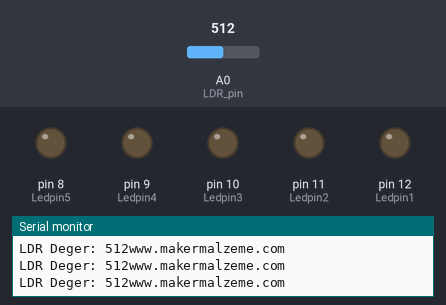
A sketch run on a simulated Arduino Uno, built with avr-gcc and run on an emulated ATmega328P. Parts: output pins drawn as LEDs (lit = HIGH), the last lines printed to the serial monitor. The test bench sets the inputs (shaded band); at power-on: A0 (LDR_pin) = 512.

Above: at 1.3 s.
1.4 s: A0 (LDR_pin) set to 977
2.9 s: A0 (LDR_pin) set to 990
At 4.1 s:
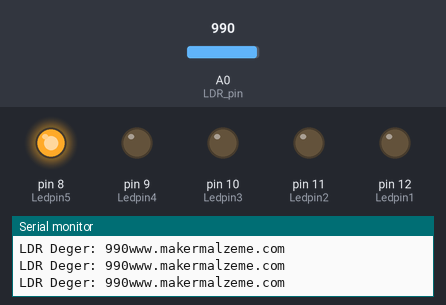
4.5 s: A0 (LDR_pin) set to 1013
At 5.2 s:
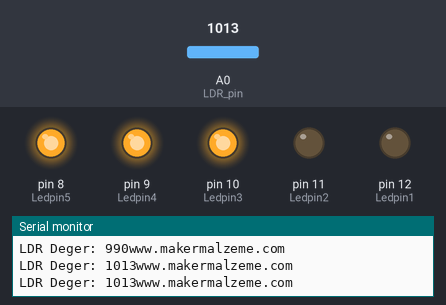
6.0 s: A0 (LDR_pin) set to 1018
At 6.4 s:
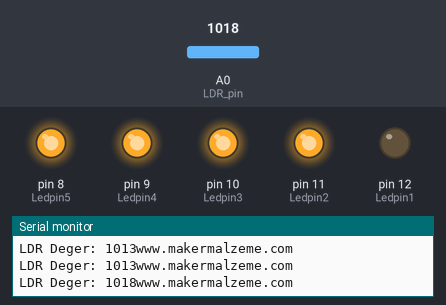
7.5 s: A0 (LDR_pin) set to 1023
At 8.7 s:
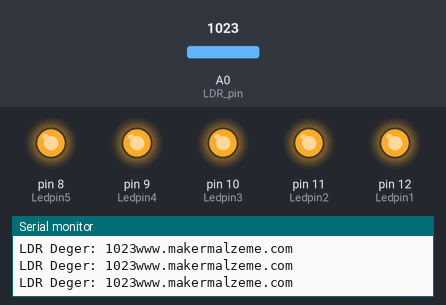
9.0 s: A0 (LDR_pin) set to 1000
At 10.1 s:
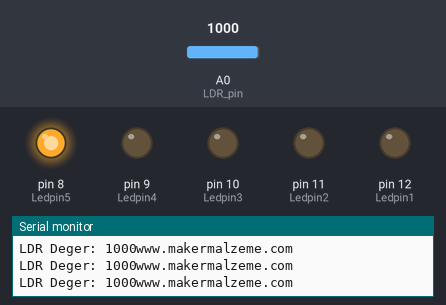
Timing chart, 0 to 11.5 s (numbered marks = the images above; inputs shaded):
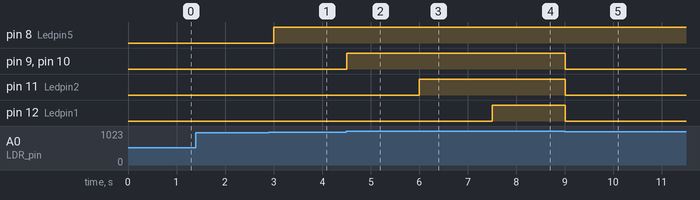

Measured:
- the behaviour switches between 989 and 990 on A0 (LDR_pin) (found by bisection; images 0 and 1)
- the behaviour switches between 1017 and 1018 on A0 (LDR_pin) (found by bisection; images 2 and 3)
- after the input at 2.9 s, pin 8 (Ledpin5): LOW → HIGH after 0.10 s
- after the input at 4.5 s, pin 9 (Ledpin4), pin 10 (Ledpin3): LOW → HIGH at once
- after the input at 6.0 s, pin 11 (Ledpin2): LOW → HIGH at once
- after the input at 7.5 s, pin 12 (Ledpin1): LOW → HIGH at once
- after the input at 9.0 s, pin 9 (Ledpin4), pin 10 (Ledpin3), pin 11 (Ledpin2), pin 12 (Ledpin1): HIGH → LOW at once

The sketch:

ldr_ile_led_yakma.ino
```cpp
int LDR_deger = 0;

//Tanımlanan LED pinleri
int Ledpin1 = 12;
int Ledpin2 = 11;
int Ledpin3 = 10;
int Ledpin4 = 9;
int Ledpin5 = 8;

//Okunun değişken LDR_pin olarak tanımlandı
int LDR_pin = 0;

void setup()

{
Serial.begin(9600);
//giriş çıkışlar belirlendi
pinMode(Ledpin1, OUTPUT);
pinMode(Ledpin2, OUTPUT);
pinMode(Ledpin3, OUTPUT);
pinMode(Ledpin4, OUTPUT);
pinMode(Ledpin5, OUTPUT);

}

void loop()
{
//Okunan deger LDR_deger ye atılıyor
LDR_deger = analogRead(LDR_pin);

//parametre aralıklarımız belirleniyor 0 ile 1023 arasında yani 10 bit kullanıyoruz
if(LDR_deger >= 1020)
{
digitalWrite(Ledpin1, HIGH);
digitalWrite(Ledpin2, HIGH);
digitalWrite(Ledpin3, HIGH);
digitalWrite(Ledpin4, HIGH);
digitalWrite(Ledpin5, HIGH);
}
else if((LDR_deger >= 1018) && (LDR_deger < 1023))
{
digitalWrite(Ledpin1, LOW);
digitalWrite(Ledpin2, HIGH);
digitalWrite(Ledpin3, HIGH);
digitalWrite(Ledpin4, HIGH);
digitalWrite(Ledpin5, HIGH);
}
else if((LDR_deger >= 1010) && (LDR_deger < 1018))
{
digitalWrite(Ledpin1, LOW);
digitalWrite(Ledpin2, LOW);
digitalWrite(Ledpin3, HIGH);
digitalWrite(Ledpin4, HIGH);
digitalWrite(Ledpin5, HIGH);
}
else if((LDR_deger >= 1003) && (LDR_deger < 1010))
{
digitalWrite(Ledpin1, LOW);
digitalWrite(Ledpin2, LOW);
digitalWrite(Ledpin3, LOW);
digitalWrite(Ledpin4, HIGH);
digitalWrite(Ledpin5, HIGH);
}
else if((LDR_deger >= 990) && (LDR_deger < 1003))
{
digitalWrite(Ledpin1, LOW);
digitalWrite(Ledpin2, LOW);
digitalWrite(Ledpin3, LOW);
digitalWrite(Ledpin4, LOW);
digitalWrite(Ledpin5, HIGH);
}
else
{
digitalWrite(Ledpin1, LOW);
digitalWrite(Ledpin2, LOW);
digitalWrite(Ledpin3, LOW);
digitalWrite(Ledpin4, LOW);
digitalWrite(Ledpin5, LOW);
}
Serial.print("LDR Deger: ");
Serial.print(LDR_deger);
Serial.println("www.makermalzeme.com");
delay(500);

}
```
